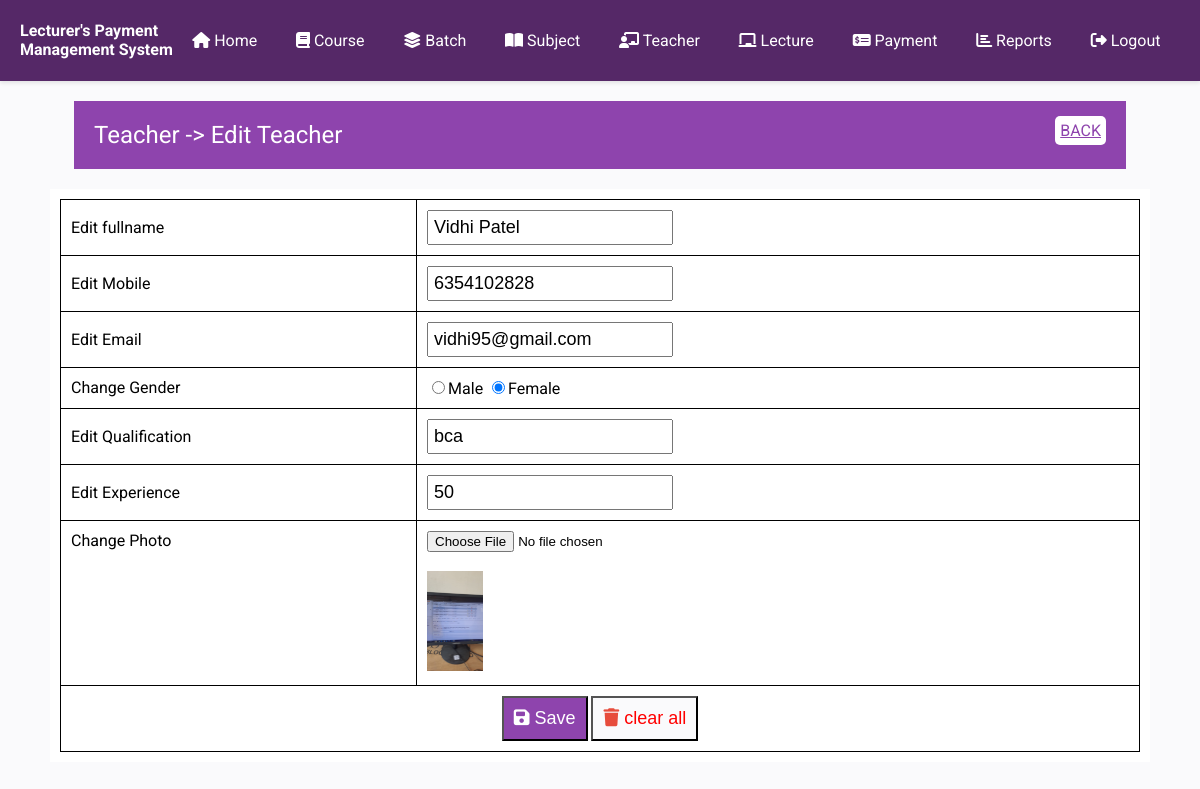
Page /Project/edit_teacher.php?teacherid=3 (signed in) on the committed database.
### tables this page shows
CREATE TABLE IF NOT EXISTS `teacher` (
  `id` int(11) NOT NULL AUTO_INCREMENT,
  `fullname` text NOT NULL,
  `mobile` bigint(10) NOT NULL,
  `email` text NOT NULL,
  `gender` int(11) NOT NULL,
  `qulification` text NOT NULL,
  `experience` text NOT NULL,
  `photo` text NOT NULL,
  `isdeleted` int(11) NOT NULL DEFAULT '0',
  PRIMARY KEY (`id`)
);

### Project/edit_teacher.php (the view, shortened to what this page needs)
<?php
require_once('inc/connection.php');
require_once('inc/header-part.php');
?>
</head>
<body>
    <?php require_once('inc/menu.php');
    extract($_REQUEST);
    $sql="select * from teacher where id=?";
    $cmd=$db->prepare($sql);
    $cmd->bindParam(1,$teacherid);
    $cmd->execute();
    $teacher=$cmd->fetch();
    extract($teacher);
   ?>
    <div class="heading">
        <div>
            <span>Teacher -> Edit Teacher</span>
            <span><a href="teacher.php">BACK</a></span>
        </div>
    </div>
    <div class="container white-form">
        <form action="Submit/updet_teacher.php" method="post" enctype="multipart/form-data">
            <table id="input-table">
                <tr>
                    <td width='33%'>Edit fullname</td>
                    <td>
                        <input type="text" name="fullname" id="fullname" class="input-box" required value="<?= $fullname ?>"/>
                    </td>
                </tr>
                <tr>
                    <td>Edit Mobile</td>
                    <td>
                        <input type="tel" name="mobile" id="mobile" class="input-box" required value="<?= $mobile ?>"/>
                    </td>
                </tr>
                <tr>
                    <td>Edit Email</td>
                    <td>
                        <input type="email" name="email" id="email" class="input-box" required value="<?= $email ?>"/>
                    </td>
                </tr>
                <tr>
                    <td>Change Gender</td>
                    <?php
                        if($gender==0){
                            $male= null;
                            $female="checked";
                        }
                        else
                        {
                            $male="checked";
                            $female=null;
                        }
                    ?>
                    <td>
                        <label for="male"><input type="radio" name="gender" id="male" value="1" required <?= $male ?>/>Male</label>
                        <label for="female"><input type="radio" name="gender" id="female" value="0" required <?= $female ?>/>Female</label>
                    </td>
                </tr>
                <tr>
                    <td>Edit Qualification</td>
                    <td>
                        <input type="text" name="qulification" id="qulification" class="input-box" required  value="<?= $qulification ?>"/>
                    </td>
                </tr>
                <tr>
                    <td>Edit Experience</td>
                    <td>
                        <input type="text" name="experience" id="experience" class="input-box" required value="<?= $experience ?>"/>
                    </td>
                </tr>
                <tr>
                    <td valign=top>Change Photo</td>
                    <td>
                        <input type="file" name="photo" id="photo" accept="image/*">
                        <br />
                        <br />
                        <img src="images/<?= $photo ?>" alt="" class='teacher-photo' />
                    </td>
                </tr>
                <tr>
                    <td colspan="2" align="center">
                        <button type="submit" class="save">
                            <i class="fa fa-save"></i> Save
                        </button>
                        <button type="reset" class="clear">
                            <i class="fa fa-trash"></i> clear all
                        </button>
                    </td>
                </tr>
            </table>
        </form>
    </div>
</body>
<?php
require_once('inc/footer.php');
?>

### Project/style.css (style rules this page uses)
body { font-family: 'Roboto', sans-serif; background-color: #fafafc; margin: 0; padding: 0; }
.container { width: 100%; max-width: 1200px; margin: 0 auto; }
.white-form { background-color: white; width: 90%; padding: 10px; }
#input-table { width: 100%; border-collapse: collapse; }
#input-table>tbody>tr>td { border: 1px solid black !important; padding: 10px; }
.input-box { padding: 5px; font-size: large; }
.save { background-color: #8e44ad; color: white; padding: 10px; font-size: large; }
.clear { background-color:#fafafc; color: red; padding: 10px; font-size: large; }
.fa-trash { color: #e74c3c; }
.heading { width: 86%; margin: auto; background-color: #8e44ad; color: white; margin-bottom: 20px; margin-top: 20px; padding: 10px; }
.heading>div { display: flex; justify-content: space-between; }
.heading>div>span>a { background-color: white; padding: 5px; border-radius: 5px; color: #8e44ad; }
.heading>* { padding: 10px; }
.heading>div>span:first-child { font-size: 1.5rem; }
.teacher-photo { height:100px; }

### rows in the picture
teacher: fullname "Vidhi Patel", mobile "6354102828", email "vidhi95@gmail.com", qulification "bca", experience "50", photo (picture)
